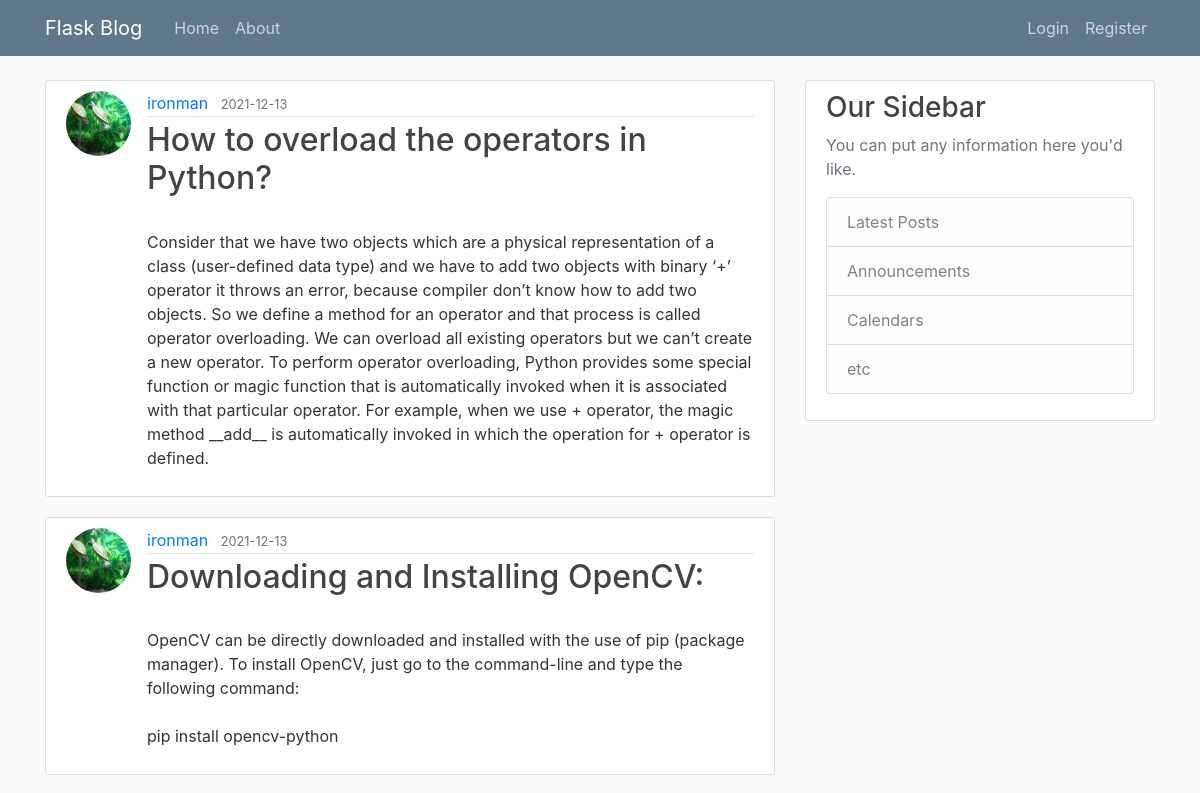
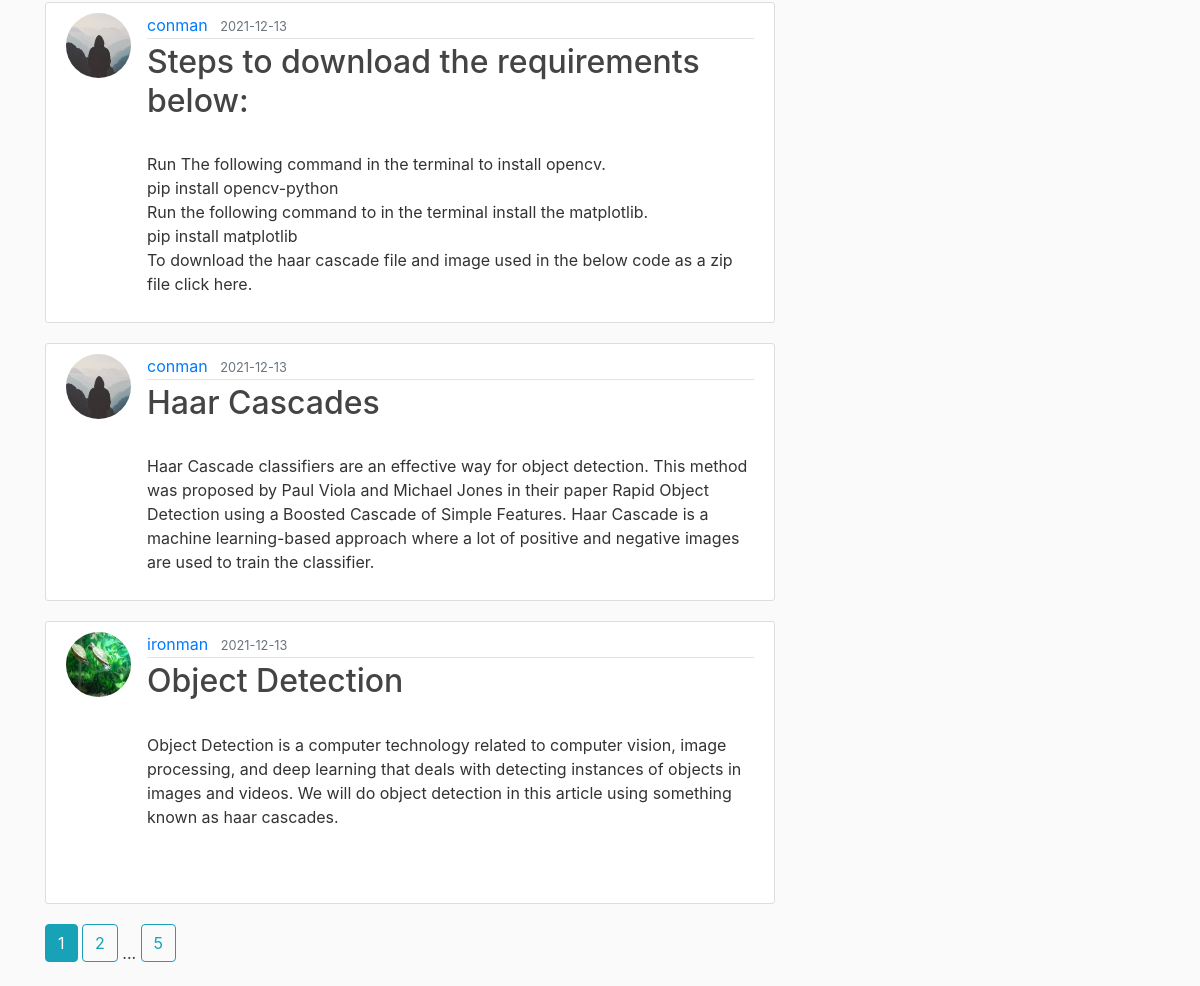
Page /home on the earlier database version (2 pictures, top to bottom).
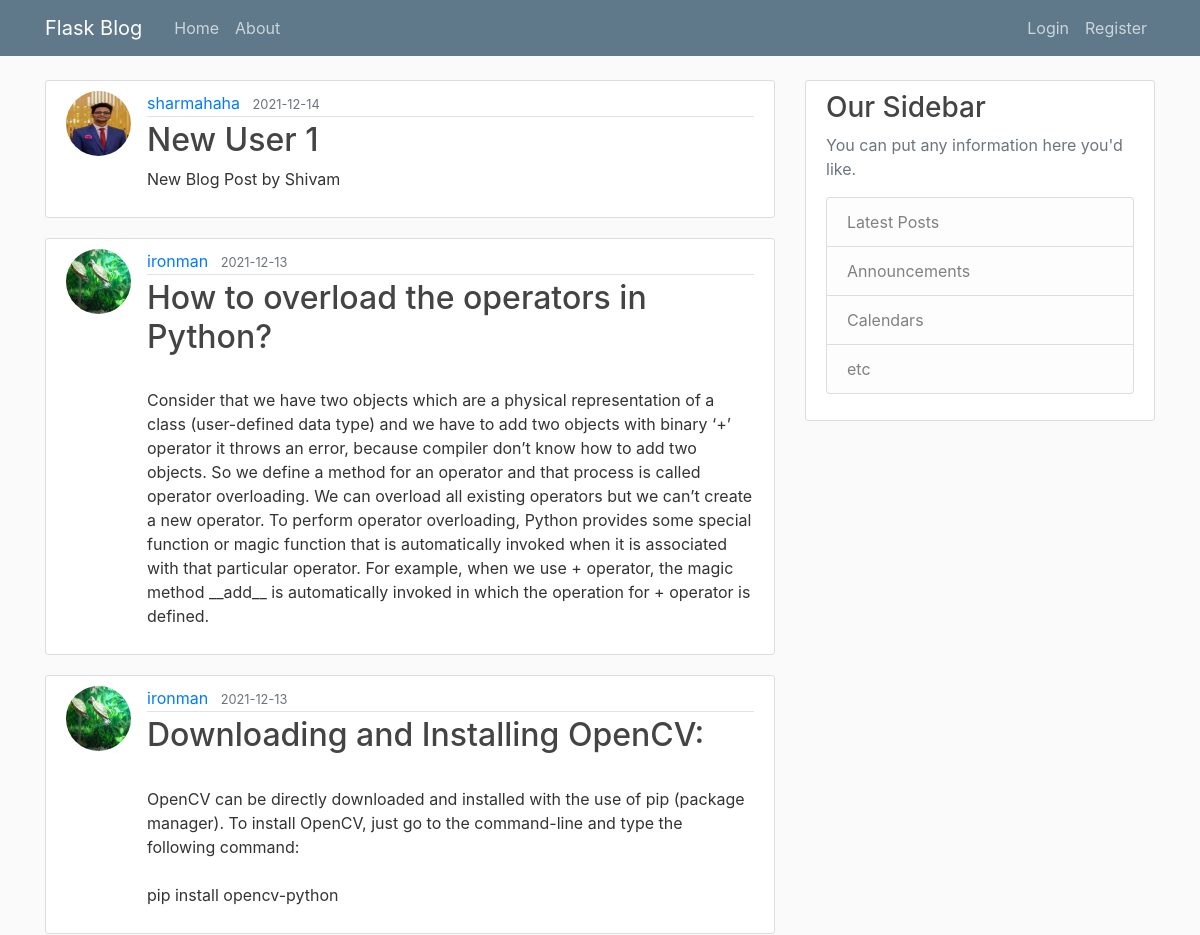
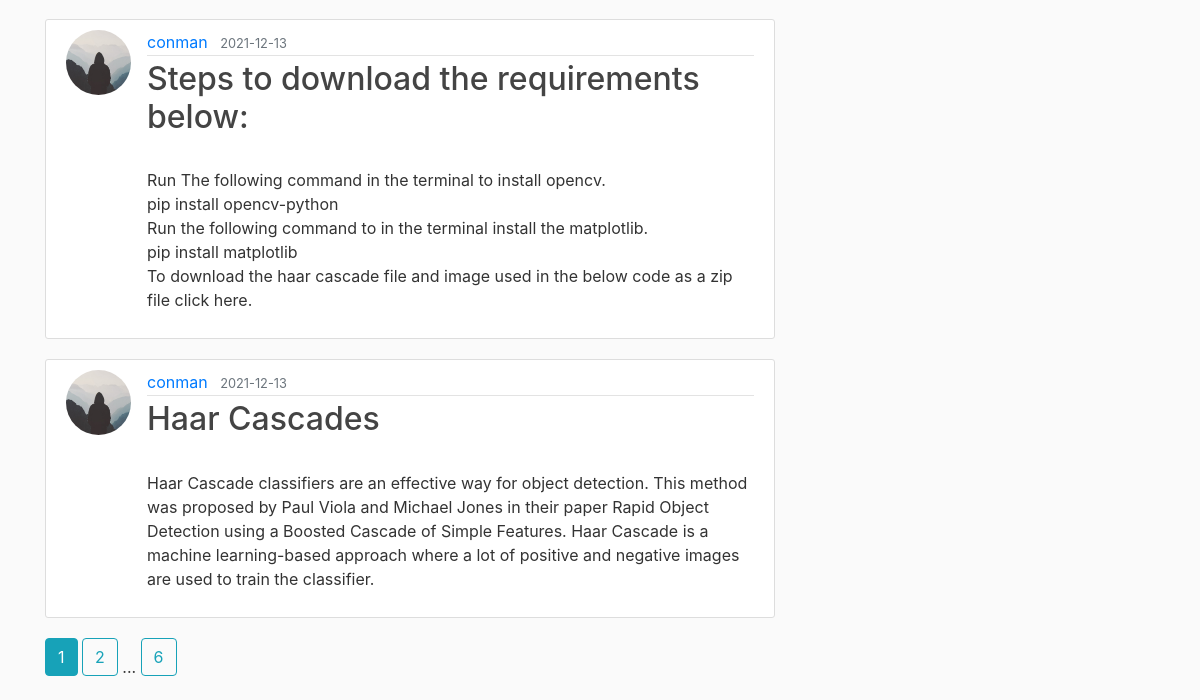
Same page on the later database version (2 pictures, top to bottom).
### flask_blog/models.py (models this page shows, shortened)
class Post(db.Model):
    id = db.Column(db.Integer, primary_key=True)
    title = db.Column(db.String(100), nullable=False)
    date_posted = db.Column(db.DateTime, nullable=False, default=datetime.utcnow)
    content = db.Column(db.Text, nullable=False)
    user_id = db.Column(db.Integer, db.ForeignKey('user.id'), nullable=False)

class User(db.Model, UserMixin):
    id = db.Column(db.Integer, primary_key=True)
    username = db.Column(db.String(20), unique=True, nullable=False)
    email = db.Column(db.String(120), unique=True, nullable=False)
    image_file = db.Column(db.String(20), nullable=False, default='default.jpg')
    password = db.Column(db.String(60), nullable=False)
    posts = db.relationship('Post', backref='author', lazy=True)

### flask_blog/main/routes.py (the view)
@main.route("/")
@main.route("/home")
def home():
    page = request.args.get('page', 1, type=int)
    posts = Post.query.order_by(Post.date_posted.desc()).paginate(page=page, per_page=5)
    return render_template('home.html', posts=posts)

### flask_blog/templates/home.html
{% extends "layout.html" %}
{% block content %}
    {% for post in posts.items %}
        <article class="media content-section">
          <img class="rounded-circle article-img" src="{{ url_for('static', filename='profile_pics/' + post.author.image_file) }}">
          <div class="media-body">
            <div class="article-metadata">
              <a class="mr-2" href="{{ url_for('users.user_posts', username=post.author.username) }}">{{ post.author.username }}</a>
              <small class="text-muted">{{ post.date_posted.strftime('%Y-%m-%d') }}</small>
            </div>
            <h2><a class="article-title" href="{{ url_for('posts.post', post_id=post.id) }}">{{ post.title }}</a></h2>
            <p class="article-content">{{ post.content }}</p>
          </div>
        </article>
    {% endfor %}
    {% for page_num in posts.iter_pages(left_edge=1, right_edge=1, left_current=1, right_current=2) %}
      {% if page_num %}
        {% if posts.page == page_num %}
          <a class="btn btn-info mb-4" href="{{ url_for('main.home', page=page_num) }}">{{ page_num }}</a>
        {% else %}
          <a class="btn btn-outline-info mb-4" href="{{ url_for('main.home', page=page_num) }}">{{ page_num }}</a>
        {% endif %}
      {% else %}
        ...
      {% endif %}
    {% endfor %}
{% endblock content %}

### flask_blog/templates/layout.html (shortened to what this page needs)
<!DOCTYPE html>
<html>
<head>
    <link rel="stylesheet" href="https://maxcdn.bootstrapcdn.com/bootstrap/4.0.0/css/bootstrap.min.css">
    <link rel="stylesheet" type="text/css" href="{{ url_for('static', filename='main.css') }}">
</head>
<body>
    <header class="site-header">
      <nav class="navbar navbar-expand-md navbar-dark bg-steel fixed-top">
        <div class="container">
          <a class="navbar-brand mr-4" href="/">Flask Blog</a>
          <div class="collapse navbar-collapse" id="navbarToggle">
            <div class="navbar-nav mr-auto">
              <a class="nav-item nav-link" href="{{ url_for('main.home') }}">Home</a>
              <a class="nav-item nav-link" href="{{ url_for('main.about') }}">About</a>
            </div>
            <div class="navbar-nav">
              {% if current_user.is_authenticated %}
                <a class="nav-item nav-link" href="{{ url_for('posts.new_post') }}">New Post</a>
                <a class="nav-item nav-link" href="{{ url_for('users.account') }}">Account</a>
                <a class="nav-item nav-link" href="{{ url_for('users.logout') }}">Logout</a>
              {% else %}
                <a class="nav-item nav-link" href="{{ url_for('users.login') }}">Login</a>
                <a class="nav-item nav-link" href="{{ url_for('users.register') }}">Register</a>
              {% endif %}
            </div>
          </div>
        </div>
      </nav>
    </header>
    <main role="main" class="container">
      <div class="row">
        <div class="col-md-8">
          {% block content %}{% endblock %}
        </div>
        <div class="col-md-4">
          <div class="content-section">
            <h3>Our Sidebar</h3>
            <p class='text-muted'>You can put any information here you'd like.
              <ul class="list-group">
                <li class="list-group-item list-group-item-light">Latest Posts</li>
                <li class="list-group-item list-group-item-light">Announcements</li>
                <li class="list-group-item list-group-item-light">Calendars</li>
                <li class="list-group-item list-group-item-light">etc</li>
              </ul>
            </p>
          </div>
        </div>
      </div>
    </main>
</body>
</html>

### flask_blog/static/main.css (style rules this page uses)
body { background: #fafafa; color: #333333; margin-top: 5rem; }
h1, h2, h3, h4, h5, h6 { color: #444444; }
.bg-steel { background-color: #5f788a; }
.site-header .navbar-nav .nav-link { color: #cbd5db; }
.content-section { background: #ffffff; padding: 10px 20px; border: 1px solid #dddddd; border-radius: 3px; margin-bottom: 20px; }
.article-title { color: #444444; }
.article-content { white-space: pre-line; }
.article-img { height: 65px; width: 65px; margin-right: 16px; }
.article-metadata { padding-bottom: 1px; margin-bottom: 4px; border-bottom: 1px solid #e3e3e3 }

Differences in the rows shown:
no longer on this page (row unchanged): Post: image_file (picture), author.username "ironman", date_posted "2021-12-13", title "Object Detection", content "Object Detection is a computer technology related to computer vision, image processing, and deep learning that deals with detecting instances of objects in images and videos. We will do object detection in this article using something known as haar cascades."
added Post: image_file (picture), author.username "sharmahaha", date_posted "2021-12-14", title "New User 1", content "New Blog Post by Shivam"
Other differences:
new list line: "6"
list line gone: "5"
